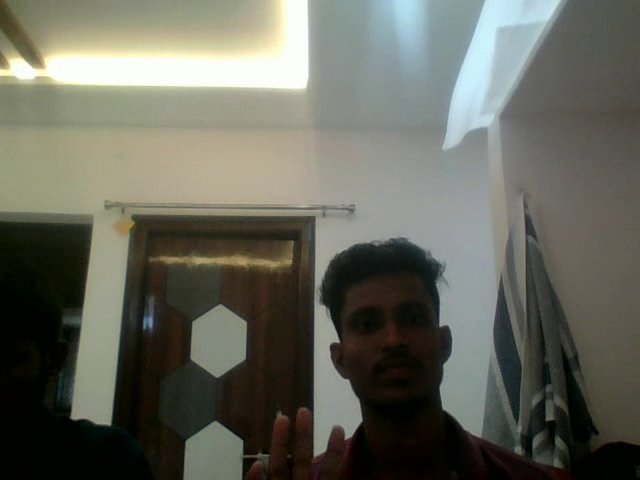
#> input picture frame 7 of opencv/attendance_records/attendance_recording.mp4, 640 x 480 px, given in place of the camera
$ python student_attendence.py
#> lines starting #> are read from the running program, lines starting #| are printed output that depends on the picture; after the words box and inside, x2 and y2 are one past the last pixel; in counts of white or black regions, pixels touching at a corner belong together
import csv
import datetime
import os
import time

import cv2


def is_same_face(existing_faces, x, y, w, h, overlap_threshold=0.4):
    """Return True when a face rectangle matches a previously saved face."""
    new_area = w * h
    new_right = x + w
    new_bottom = y + h

    for old_x, old_y, old_w, old_h in existing_faces:
        old_right = old_x + old_w
        old_bottom = old_y + old_h
        old_area = old_w * old_h

        intersect_width = max(0, min(new_right, old_right) - max(x, old_x))
        intersect_height = max(0, min(new_bottom, old_bottom) - max(y, old_y))
        intersection_area = intersect_width * intersect_height

        if intersection_area == 0:
            continue

        overlap_ratio = intersection_area / max(new_area, old_area)
        if overlap_ratio >= overlap_threshold:
            return True

    return False


def log_attendance(log_path, face_count):
    file_exists = os.path.exists(log_path)
    with open(log_path, "a", newline="") as log_file:
        writer = csv.writer(log_file)
        if not file_exists:
            writer.writerow(["timestamp", "faces_detected"])
        writer.writerow([datetime.datetime.now().isoformat(timespec="seconds"), face_count])


def main():
    output_dir = os.path.join(os.path.dirname(__file__), "attendance_records")
    os.makedirs(output_dir, exist_ok=True)

    log_path = os.path.join(output_dir, "attendance_log.csv")
    video_path = os.path.join(output_dir, "attendance_recording.mp4")

    cascade_path = cv2.data.haarcascades + "haarcascade_frontalface_default.xml"
    face_cascade = cv2.CascadeClassifier(cascade_path)
    if face_cascade.empty():
        raise RuntimeError(f"Unable to load Haar cascade from {cascade_path}")

    cap = cv2.VideoCapture(0)
    if not cap.isOpened():
        print("Unable to open webcam")
        return

    start_time = time.time()
    duration_seconds = 5
    frame_scale = 0.6
    snapshot_count = 0
    detected_faces = []
    video_writer = None

    print("Starting webcam capture for 5 seconds. Press 'q' to exit early.")

    while True:
        elapsed = time.time() - start_time
        if elapsed >= duration_seconds:
            print("5 seconds elapsed; ending capture.")
            break

        ret, frame = cap.read()
#> frame is the input picture: shape (480, 640, 3); mean B, G, R 92.5, 102.9, 102
        if not ret:
            print("Failed to read frame from webcam")
            break

        if video_writer is None:
            height, width = frame.shape[:2]
#> height = 480; width = 640
            fourcc = cv2.VideoWriter_fourcc(*"mp4v")
            video_writer = cv2.VideoWriter(video_path, fourcc, 20.0, (width, height))

        video_writer.write(frame)

        small_frame = cv2.resize(frame, None, fx=frame_scale, fy=frame_scale, interpolation=cv2.INTER_AREA)
        gray = cv2.cvtColor(small_frame, cv2.COLOR_BGR2GRAY)
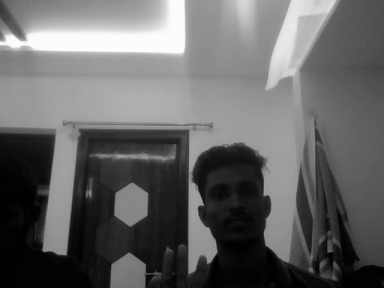
#> gray: shape (288, 384); min 0, max 255, mean 101.4
        blurred = cv2.GaussianBlur(gray, (5, 5), 0)
        _ = cv2.Canny(blurred, 50, 150)

        faces = face_cascade.detectMultiScale(gray, scaleFactor=1.1, minNeighbors=5, minSize=(40, 40))
#> faces = ()

        if len(faces) == 0:
            cv2.putText(frame, "No faces found", (10, 50), cv2.FONT_HERSHEY_SIMPLEX, 1.0, (0, 0, 255), 2)
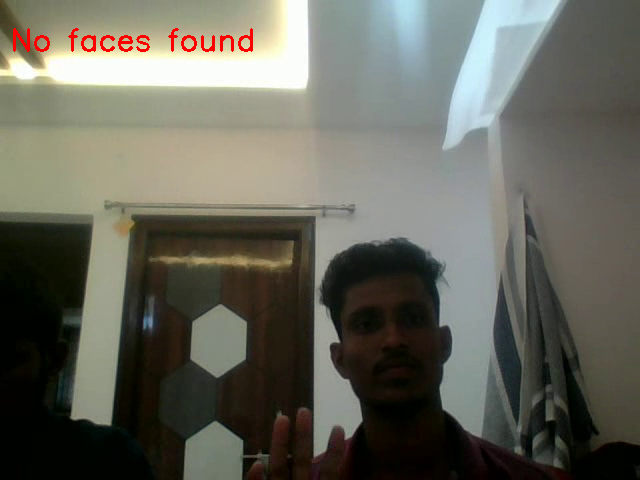
#> frame: shape (480, 640, 3); 0.5% of pixels changed, all inside (x1, y1, x2, y2) = (13, 28, 253, 52)
        else:
            for i, (x, y, w, h) in enumerate(faces, start=1):
                x1 = int(x / frame_scale)
                y1 = int(y / frame_scale)
                w1 = int(w / frame_scale)
                h1 = int(h / frame_scale)
                cv2.rectangle(frame, (x1, y1), (x1 + w1, y1 + h1), (0, 255, 0), 2)
                cv2.putText(frame, f"Face {i}", (x1, y1 - 10), cv2.FONT_HERSHEY_SIMPLEX, 0.6, (0, 255, 0), 2)

                if not is_same_face(detected_faces, x, y, w, h):
                    detected_faces.append((x, y, w, h))
                    face_image = frame[y1:y1 + h1, x1:x1 + w1]
                    if face_image.size > 0:
                        snapshot_count += 1
                        snapshot_filename = f"attendance_face_{snapshot_count:02d}.jpg"
                        snapshot_path = os.path.join(output_dir, snapshot_filename)
                        cv2.imwrite(snapshot_path, face_image)
                        print(f"Saved attendance snapshot: {snapshot_path}")

            cv2.putText(frame, "Attendance Marked", (10, 50), cv2.FONT_HERSHEY_SIMPLEX, 1.0, (0, 255, 0), 2)
        cv2.imshow("Smart Attendance (Original Video)", frame)

        if cv2.waitKey(1) & 0xFF == ord("q"):
#> (key q is pressed here)
            print("Exit requested by user")
            break

    cap.release()
    if video_writer is not None:
        video_writer.release()
    cv2.destroyAllWindows()

    log_attendance(log_path, snapshot_count)
    print(f"Attendance session ended. Video saved to: {video_path}")
    print(f"Attendance log updated: {log_path}")


if __name__ == "__main__":
    main()

$ run again, starting later in the video
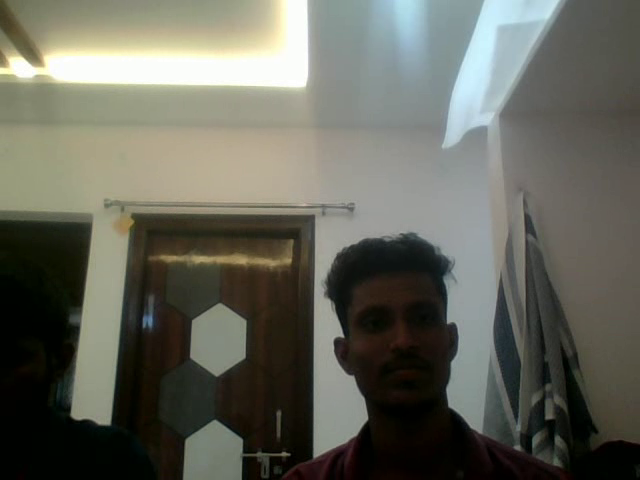
#> input picture frame 32 of opencv/attendance_records/attendance_recording.mp4, 640 x 480 px, given in place of the camera
#> in main, frame is the input picture: shape (480, 640, 3); mean B, G, R 91.8, 102, 101.3
#> faces = [[202, 165, 70, 70]]
#> the loop in main, `for i, (x, y, w, h) in enumerate(faces, start=1):` made 1 pass
#> (i, x, y, w, h, x1, y1, w1) on pass 1: (1, 202, 165, 70, 70, 336, 275, 116)
#> (printed output is left out)
#> after the loop in main, `for i, (x, y, w, h) in enumerate(faces, start=1):`:
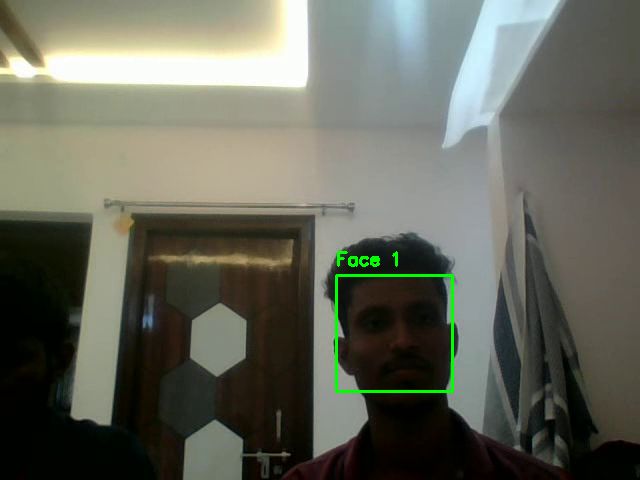
#> frame: shape (480, 640, 3); 0.57% of pixels changed, all inside (x1, y1, x2, y2) = (335, 251, 454, 393)
#> after the loop in main, `for i, (x, y, w, h) in enumerate(faces, start=1):`: detected_faces = [(202, 165, 70, 70)]; snapshot_count = 1
#> in main, `cv2.putText(frame, "Attendance Marked", (10, 50), cv2.FONT_HERSHEY_SIM..`:
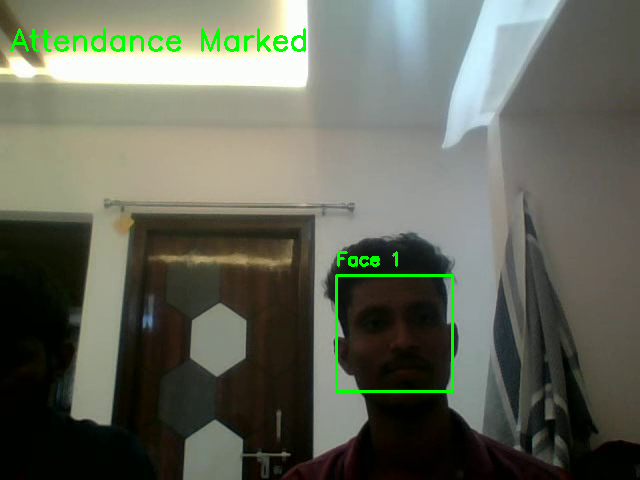
#> frame: shape (480, 640, 3); 0.7% of pixels changed, all inside (x1, y1, x2, y2) = (10, 28, 306, 52)

$ run again, starting later in the video
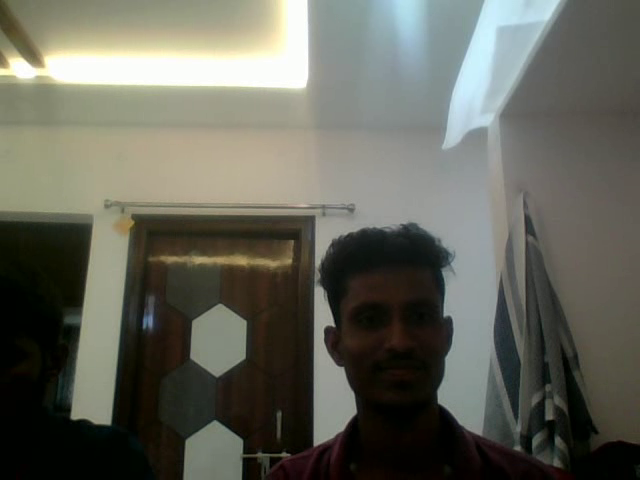
#> input picture frame 58 of opencv/attendance_records/attendance_recording.mp4, 640 x 480 px, given in place of the camera
#> in main, frame is the input picture: shape (480, 640, 3); mean B, G, R 90.9, 101.1, 100.4
#> in main, `gray = cv2.cvtColor(small_frame, cv2.COLOR_BGR2GRAY)`:
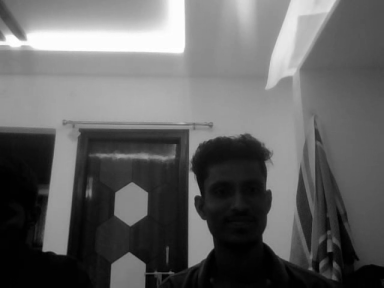
#> gray: shape (288, 384); min 0, max 255, mean 99.7
#> faces = ()
#> in main, `cv2.putText(frame, "No faces found", (10, 50), cv2.FONT_HERSHEY_SIMPLE..`:
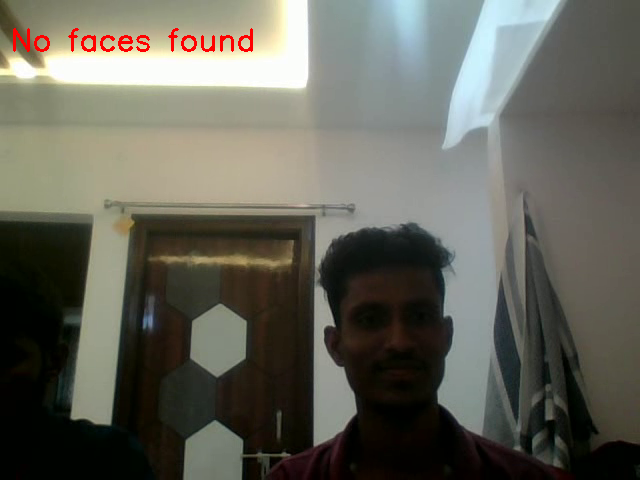
#> frame: shape (480, 640, 3); 0.5% of pixels changed, all inside (x1, y1, x2, y2) = (13, 28, 253, 52)
